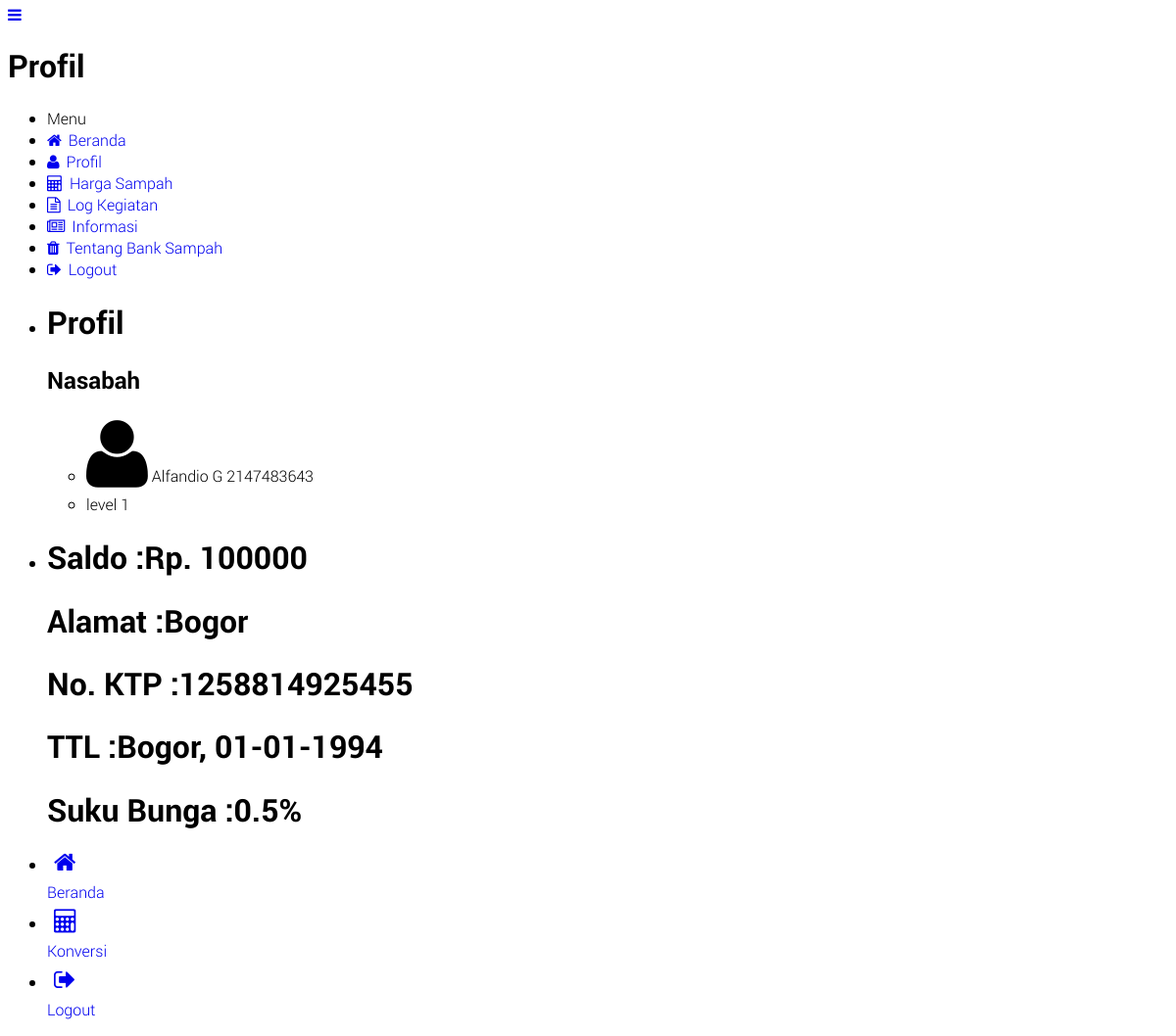
Screenshot of /profil.php (signed in) with the database file from the repository.
### tables this page shows
CREATE TABLE IF NOT EXISTS `nasabah` (
  `id_N` int(15) NOT NULL AUTO_INCREMENT,
  `no_rekening` int(30) NOT NULL,
  `nama` varchar(30) NOT NULL,
  `alamat` text NOT NULL,
  `tanggal_lahir` date NOT NULL,
  `tempat_lahir` varchar(30) NOT NULL,
  `no_KTP` varchar(20) NOT NULL,
  `saldo` int(30) NOT NULL,
  `peringkat` int(5) NOT NULL,
  `usernameN` varchar(30) NOT NULL,
  `passwordN` varchar(50) NOT NULL,
  PRIMARY KEY (`id_N`),
  UNIQUE KEY `username` (`usernameN`),
  UNIQUE KEY `no_KTP` (`no_KTP`)
);

### profil.php (the view, shortened to what this page needs)
<?php
$sesi   = $_SESSION['sesi'];
$query5=mysql_query("SELECT * FROM nasabah WHERE id_N = '$sesi'");
?>
<html>
    <head>
        <link rel="stylesheet" href="css/font-awesome.min.css" />
        <link rel="stylesheet" href="css/font-awesome.css" />
		<link rel="stylesheet" href="http://code.jquery.com/mobile/1.4.2/jquery.mobile-1.4.2.min.css" />
        <link rel="stylesheet" href="css/jquerymobile.nativedroid.css" />
        <link rel="stylesheet" href="css/jquerymobile.nativedroid.dark.css"  id='jQMnDTheme' />
        <link rel="stylesheet" href="css/jquerymobile.nativedroid.color.green.css" id='jQMnDColor' />
    </head>
    <body>
    <div data-role="page" data-theme='b'>
        <div data-role="header" data-position="fixed" data-tap-toggle="false" data-theme='b'>
            <a href="#mypanel" data-role='button' data-inline='true'><i class='lIcon fa fa-bars'></i></a>
            <h1>Profil</h1>
        </div>
        <div data-role="panel" data-display="push" id="mypanel" data-theme="b">
            <ul data-role="listview">
                <li>Menu</li>
                <li data-icon='false'><a href="nasabah.php?user=$sesi" data-ajax="false"><i class='lIcon fa fa-home'></i>Beranda</a></li>
                <li data-icon='false'><a href="profil.php?user=$sesi" data-ajax="false"><i class='lIcon fa fa-user'></i>Profil</a></li>
                <li data-icon='false'><a href="harga.php?user=$sesi" data-ajax="false"><i class='lIcon fa fa-calculator'></i>Harga Sampah</a></li>
                <li data-icon='false'><a href="log.php?user=$sesi" data-ajax="false"><i class='lIcon fa fa-file-text-o'></i>Log Kegiatan</a></li>
                <li data-icon='false'><a href="info.php?user=$sesi" data-ajax="false"><i class='lIcon fa fa-newspaper-o'></i>Informasi</a></li>
                <li data-icon='false'><a href="about.php?user=$sesi" data-ajax="false"><i class='lIcon fa fa-trash'></i>Tentang Bank Sampah</a></li>
                <li data-icon='false'><a href="logout.php?user=$sesi" data-ajax="false" onClick="return confirm('Anda yakin ingin Keluar ?')"><i class='lIcon fa fa-sign-out'></i>Logout</a></li>
            </ul>
        </div>
	        <ul data-nativedroid-plugin='cards'>
                <li data-cards-type='weather'>
                    <h1>Profil</h1>
                    <h2>Nasabah</h2>
                    <ul class='detail'>
                    <?php
                    $datas = mysql_fetch_array($query5);
                    echo "
                        <li><i class='fa fa-user fa-5x'></i>
                            <span>$datas[nama]</span>
                            <span>$datas[no_rekening]</span>
                        </li>
                        <li>level $datas[peringkat]</li>
                        ";
                    ?>
                    </ul>
                </li>
                <li data-cards-type='sports'>
                    <?php
                    $tanggal=$datas['tanggal_lahir'];
                    $tgl= date('d-m-Y', strtotime($tanggal ));
                    $level=$datas['peringkat'];
                    echo "
					<h1>Saldo       :<span>Rp. $datas[saldo]</span></h1>
                    <h1>Alamat      :<span>$datas[alamat]</span></h1>
                    <h1>No. KTP     :<span>$datas[no_KTP]</span></h1>
                    <h1>TTL         :<span>$datas[tempat_lahir], $tgl</span></h1>";
                    if($level=="1"){
                        echo "<h1>Suku Bunga         :<span>0.5%</span></h1>";
                    } else if($level=="2"){
                        echo "<h1>Suku Bunga         :<span>1.5%</span></h1>";
                    } else if($level=="3"){
                        echo "<h1>Suku Bunga         :<span>2.0%</span></h1>";
                    } else if($level=="4"){
                        echo "<h1>Suku Bunga         :<span>2.5%</span></h1>";
                    } else {
                        echo "<h1>Suku Bunga         :<span>3.0%</span></h1>";
                    }
                    ?>
				</li>
	        </ul>
        <div data-position="fixed" data-tap-toggle="false" data-role="footer" data-tap-toggle="false" data-theme='b'>
            <div data-role="navbar">
                <ul>
                    <li><a href="nasabah.php?user=$sesi" data-ajax="false"><i class='blIcon fa fa-home'></i>Beranda</a></li>
                    <li><a href="konversi.php?user=$sesi" data-ajax="false"><i class='blIcon fa fa-calculator'></i>Konversi</a></li>
                    <li><a href="logout.php?user=$sesi" data-ajax="false" onClick="return confirm('Anda yakin ingin Keluar ?')"><i class='blIcon fa fa-sign-out'></i>Logout</a></li>
                </ul>
            </div>
        </div>
    </div>
    </body>
</html>

### rows the page displays
nasabah: nama "Alfandio G", no_rekening "2147483643", peringkat "1", saldo "100000", alamat "Bogor", no_KTP "1258814925455", tempat_lahir "Bogor", tanggal_lahir "01-01-1994"
